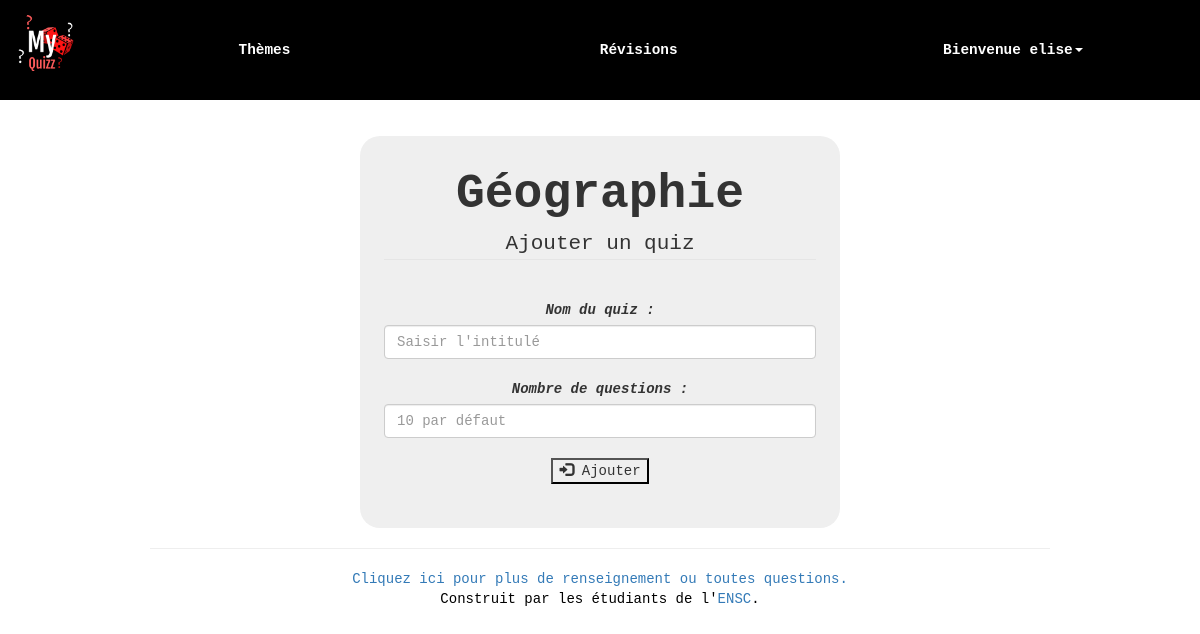
The page /add_quiz.php?id=4 (signed in) on the database as committed earlier.
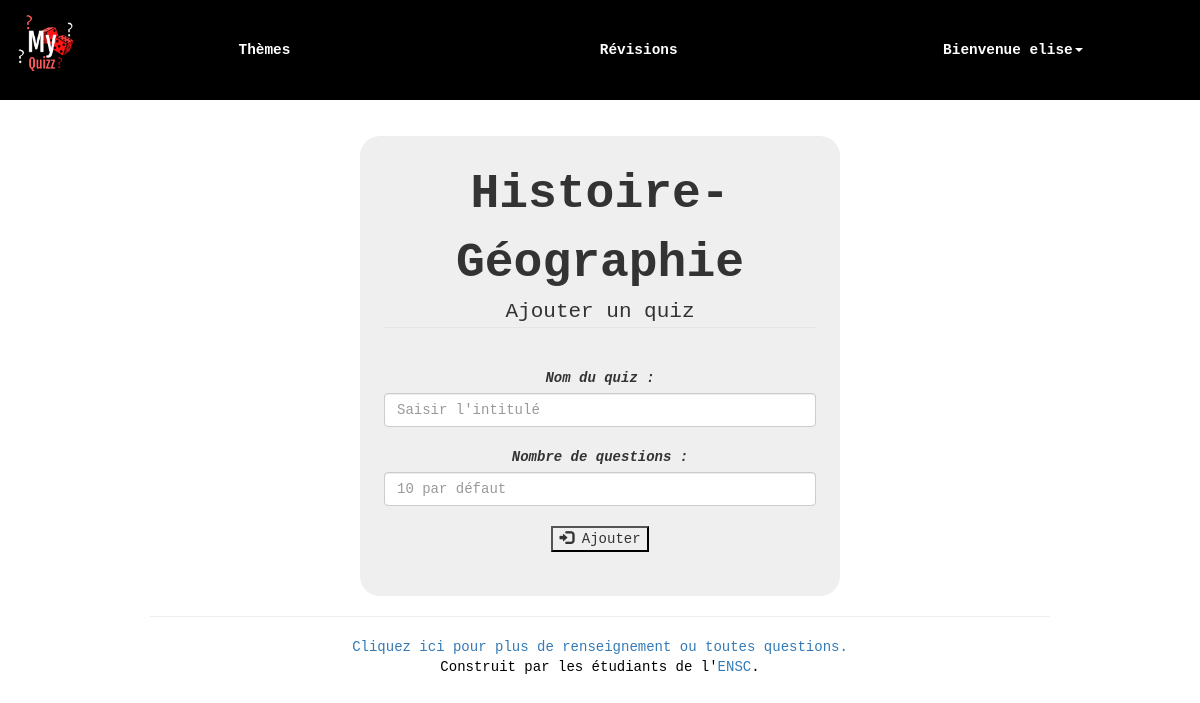
The same page on the database as committed later.
### tables this page shows
CREATE TABLE `theme` (
  `theme_id` int(11) NOT NULL,
  `theme_nom` varchar(255) NOT NULL,
  `genre_id` int(11) NOT NULL
);

### includes/function.php (called while the page is built, shortened)
<?php
    function getDb() {
        try{
    		return new PDO("mysql:host=localhost;dbname=id13265287_bdd;charset=utf8", 'id13265287_myquizz', 'vYx<?8Jb2Z\P-2c_', array(PDO::ATTR_ERRMODE => PDO::ERRMODE_EXCEPTION));
        }
        catch(PDOException $e){
            echo "Erreur : " . $e->getMessage();
        }
    }
?>

### add_quiz.php (the view, shortened to what this page needs)
<?php
	require_once "includes/function.php";
	$themeId = $_GET['id'];
	$recup_theme = getDb()->prepare('select * from theme where theme_id=?');
	$recup_theme->execute(array($themeId));
	$letheme = $recup_theme->fetch();
?>
<!DOCTYPE html>
<html>
    <?php
		require_once "includes/head.php";
	?>
	<body>
		<?php require_once "includes/header.php"; ?>
		<div class="conteneurconex">
            <form method="post" action="add_quiz.php?id=<?=$themeId?>">
                <div id="connexion">
    				<strong><FONT size="7"><?=$letheme['theme_nom']?></font></strong>
                    <fieldset><legend>Ajouter un quiz</legend><br/>
    					<label for="quiz"><i>Nom du quiz : </i> </label> <input type="text" name="nom" class="form-control" placeholder="Saisir l'intitulé" required autofocus><br/>
    					<label for="quiz"><i>Nombre de questions : </i> </label> <input type="text" name="nbquestions" class="form-control" placeholder="10 par défaut" required autofocus ><br/>
    					<button type="submit" name="validation" class="boutonC"><span class="glyphicon glyphicon-log-in"></span> Ajouter</button> <br/><br/>
                    </fieldset>
				</div>
            </form>
		</div>
	</body>
	<?php
		include "includes/footer.php";
	?>
</html>

Rows that differ between the two databases and show on the page:
changed theme: theme_nom "Géographie" → "Histoire-Géographie"
